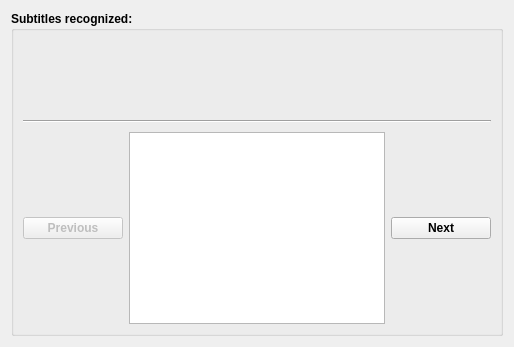
       <widget class="QWidget" name="SubsPage">
        <layout class="QVBoxLayout" name="verticalLayout_6">
         <item>
          <widget class="QGroupBox" name="groupBox">
           <property name="font">
            <font>
             <weight>75</weight>
             <bold>true</bold>
            </font>
           </property>
           <property name="title">
            <string>Subtitles recognized:</string>
           </property>
           <layout class="QHBoxLayout" name="horizontalLayout_9">
            <item>
             <layout class="QVBoxLayout" name="verticalLayout_5">
              <item>
               <widget class="QLabel" name="image_viewer">
                <property name="minimumSize">
                 <size>
                  <width>0</width>
                  <height>70</height>
                 </size>
                </property>
                <property name="maximumSize">
                 <size>
                  <width>16777215</width>
                  <height>70</height>
                 </size>
                </property>
                <property name="font">
                 <font>
                  <weight>50</weight>
                  <bold>false</bold>
                 </font>
                </property>
                <property name="statusTip">
                 <string>Tesseract couldn't recognize the subtitle file. It must be done manually.</string>
                </property>
                <property name="text">
                 <string/>
                </property>
                <property name="alignment">
                 <set>Qt::AlignCenter</set>
                </property>
               </widget>
              </item>
              <item>
               <widget class="Line" name="line_2">
                <property name="minimumSize">
                 <size>
                  <width>0</width>
                  <height>10</height>
                 </size>
                </property>
                <property name="font">
                 <font>
                  <weight>50</weight>
                  <bold>false</bold>
                 </font>
                </property>
                <property name="orientation">
                 <enum>Qt::Horizontal</enum>
                </property>
               </widget>
              </item>
              <item>
               <layout class="QHBoxLayout" name="horizontalLayout_6">
                <item>
                 <widget class="QPushButton" name="sub_previous">
                  <property name="enabled">
                   <bool>false</bool>
                  </property>
                  <property name="sizePolicy">
                   <sizepolicy hsizetype="Maximum" vsizetype="Fixed">
                    <horstretch>0</horstretch>
                    <verstretch>0</verstretch>
                   </sizepolicy>
                  </property>
                  <property name="minimumSize">
                   <size>
                    <width>100</width>
                    <height>0</height>
                   </size>
                  </property>
                  <property name="maximumSize">
                   <size>
                    <width>100</width>
                    <height>16777215</height>
                   </size>
                  </property>
                  <property name="toolTip">
                   <string/>
                  </property>
                  <property name="statusTip">
                   <string>Previous subtitle image.</string>
                  </property>
                  <property name="text">
                   <string>Previous</string>
                  </property>
                  <property name="icon">
                   <iconset resource="MKVRessources.qrc">
                    <normaloff>:/img/go-previous.png</normaloff>:/img/go-previous.png</iconset>
                  </property>
                 </widget>
                </item>
                <item>
                 <widget class="QPlainTextEdit" name="sub_text">
                  <property name="font">
                   <font>
                    <weight>50</weight>
                    <bold>false</bold>
                   </font>
                  </property>
                  <property name="plainText">
                   <string/>
                  </property>
                 </widget>
                </item>
                <item>
                 <widget class="QPushButton" name="sub_next">
                  <property name="sizePolicy">
                   <sizepolicy hsizetype="Maximum" vsizetype="Fixed">
                    <horstretch>0</horstretch>
                    <verstretch>0</verstretch>
                   </sizepolicy>
                  </property>
                  <property name="minimumSize">
                   <size>
                    <width>100</width>
                    <height>0</height>
                   </size>
                  </property>
                  <property name="maximumSize">
                   <size>
                    <width>100</width>
                    <height>16777215</height>
                   </size>
                  </property>
                  <property name="toolTip">
                   <string/>
                  </property>
                  <property name="statusTip">
                   <string>Next subtitle image.</string>
                  </property>
                  <property name="text">
                   <string>Next</string>
                  </property>
                  <property name="icon">
                   <iconset resource="MKVRessources.qrc">
                    <normaloff>:/img/go-next.png</normaloff>:/img/go-next.png</iconset>
                  </property>
                 </widget>
                </item>
               </layout>
              </item>
             </layout>
            </item>
           </layout>
          </widget>
         </item>
        </layout>
       </widget>
